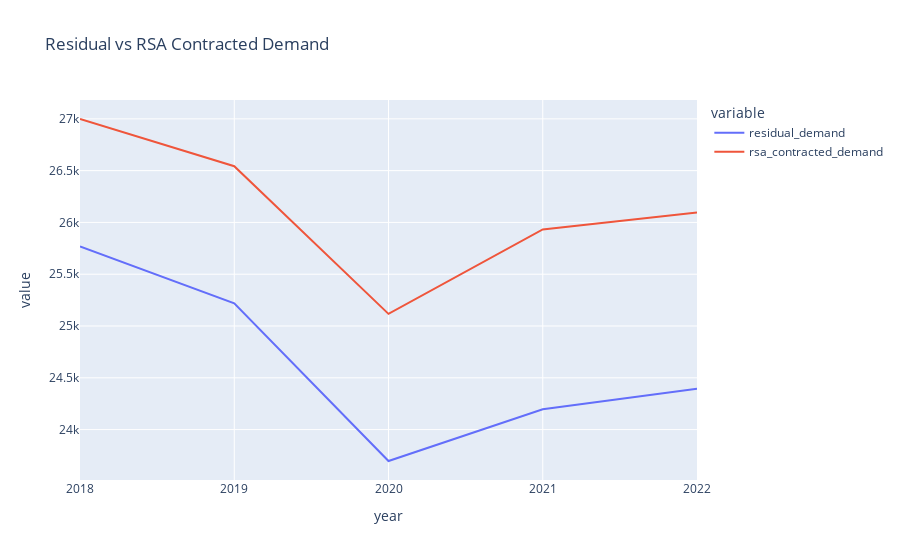

The notebook cell this image was saved under:
### Code cell
fig = px.line(high_demand,x="year",y=["residual_demand","rsa_contracted_demand"],title="Residual vs RSA Contracted Demand")
fig.update_layout(
    xaxis= dict(
        dtick = 1
    )
)
fig.show()

### Figure 1 — Plotly figure (JSON) as saved in the notebook; plotly's stock layout.template omitted (floating-point values rounded to 4 significant figures)
{"data": [{"hovertemplate": "variable=residual_demand<br>year=%{x}<br>value=%{y}<extra></extra>", "legendgroup": "residual_demand", "line": {"color": "#636efa", "dash": "solid"}, "marker": {"symbol": "circle"}, "mode": "lines", "name": "residual_demand", "orientation": "v", "showlegend": true, "type": "scatter", "x": [2018, 2019, 2020, 2021, 2022], "xaxis": "x", "y": [25770.0, 25220.0, 23700.0, 24200.0, 24390.0], "yaxis": "y"}, {"hovertemplate": "variable=rsa_contracted_demand<br>year=%{x}<br>value=%{y}<extra></extra>", "legendgroup": "rsa_contracted_demand", "line": {"color": "#EF553B", "dash": "solid"}, "marker": {"symbol": "circle"}, "mode": "lines", "name": "rsa_contracted_demand", "orientation": "v", "showlegend": true, "type": "scatter", "x": [2018, 2019, 2020, 2021, 2022], "xaxis": "x", "y": [27000.0, 26540.0, 25120.0, 25930.0, 26090.0], "yaxis": "y"}], "layout": {"legend": {"title": {"text": "variable"}, "tracegroupgap": 0}, "title": {"text": "Residual vs RSA Contracted Demand"}, "xaxis": {"anchor": "y", "domain": [0, 1], "dtick": 1, "title": {"text": "year"}}, "yaxis": {"anchor": "x", "domain": [0, 1], "title": {"text": "value"}}}}
